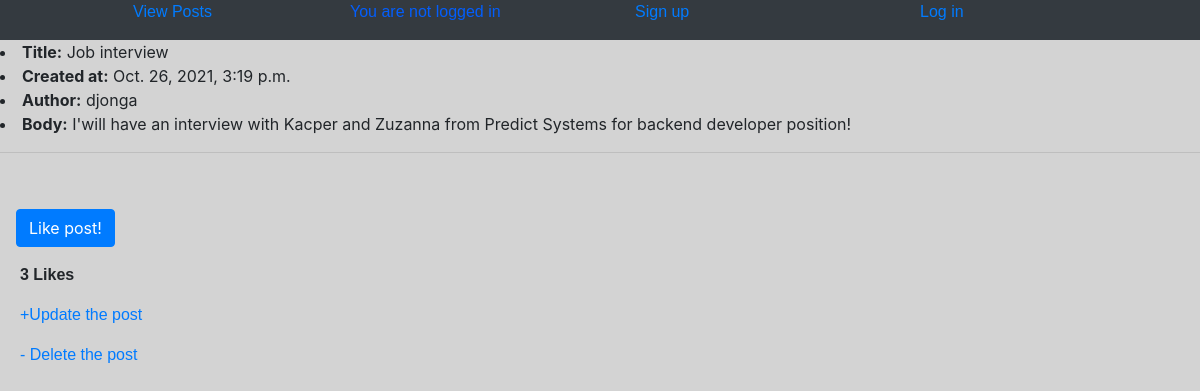
Screenshot of /post/7/ with the database file from the repository.
### posts/models.py (models this page shows, shortened)
class Post(models.Model):
    title = models.CharField(max_length = 100)
    body = models.TextField()
    created_at = models.DateTimeField(auto_now_add=True)
    author = models.ForeignKey(User,on_delete = models.CASCADE)
    likes = models.ManyToManyField(User, related_name="post_like", blank=True)
    def number_of_likes(self):
        return self.likes.count()
    class Meta:
        ordering = ('-created_at',)

### posts/views.py (the view)
# urls.py: path('post/<int:pk>/', PostDetailView.as_view(), name='post_detail'),
class PostDetailView(DetailView):
    model = Post
    template_name = 'posts/post_detail.html'
    def get_context_data(self, **kwargs):
        context = super().get_context_data(**kwargs)
        likes_connected = get_object_or_404(Post, id=self.kwargs['pk'])
        context['number_of_likes'] = likes_connected.number_of_likes()
        return context

### posts/templates/posts/post_detail.html (shortened to what this page needs)
{% extends 'base.html' %}
{% block content %}
<div class="containter">
    <li> <strong>Title:</strong> {{ post.title}}</li>
    <li><strong>Created at:</strong> {{ post.created_at }}</li>
    <li><strong>Author:</strong> {{ post.author }}</li>
    <li> <strong>Body:</strong> {{ post.body }}</li>
</div>
<hr>
<br>
<p>
<form action="{% url 'post_like' pk=post.id %}" method="post">
    <button type="submit" name="post-id" value="{{post.id}}" class="btn btn-primary ml-3"> Like post!
    </button>
</form>
</p>
<p><strong>{{ number_of_likes }} Likes </strong></p>
<p><a href="{% url 'post_edit' post.pk %}">+Update  the post </a></p>
<p><a href="{% url 'post_delete' post.pk %}">- Delete the post</a></p>
{% endblock content %}

### templates/base.html (style rules this page uses)
p { text-align: left; font-family: Arial, Helvetica, sans-serif; margin-left: 20px; }

### rows the page displays
Post: title "Job interview", created_at "Oct. 26, 2021, 3:19 p.m.", author "djonga", body "I'will have an interview with Kacper and Zuzanna from Predict Systems for backend developer position!"

### other values shown
{{ number_of_likes }} "3"
